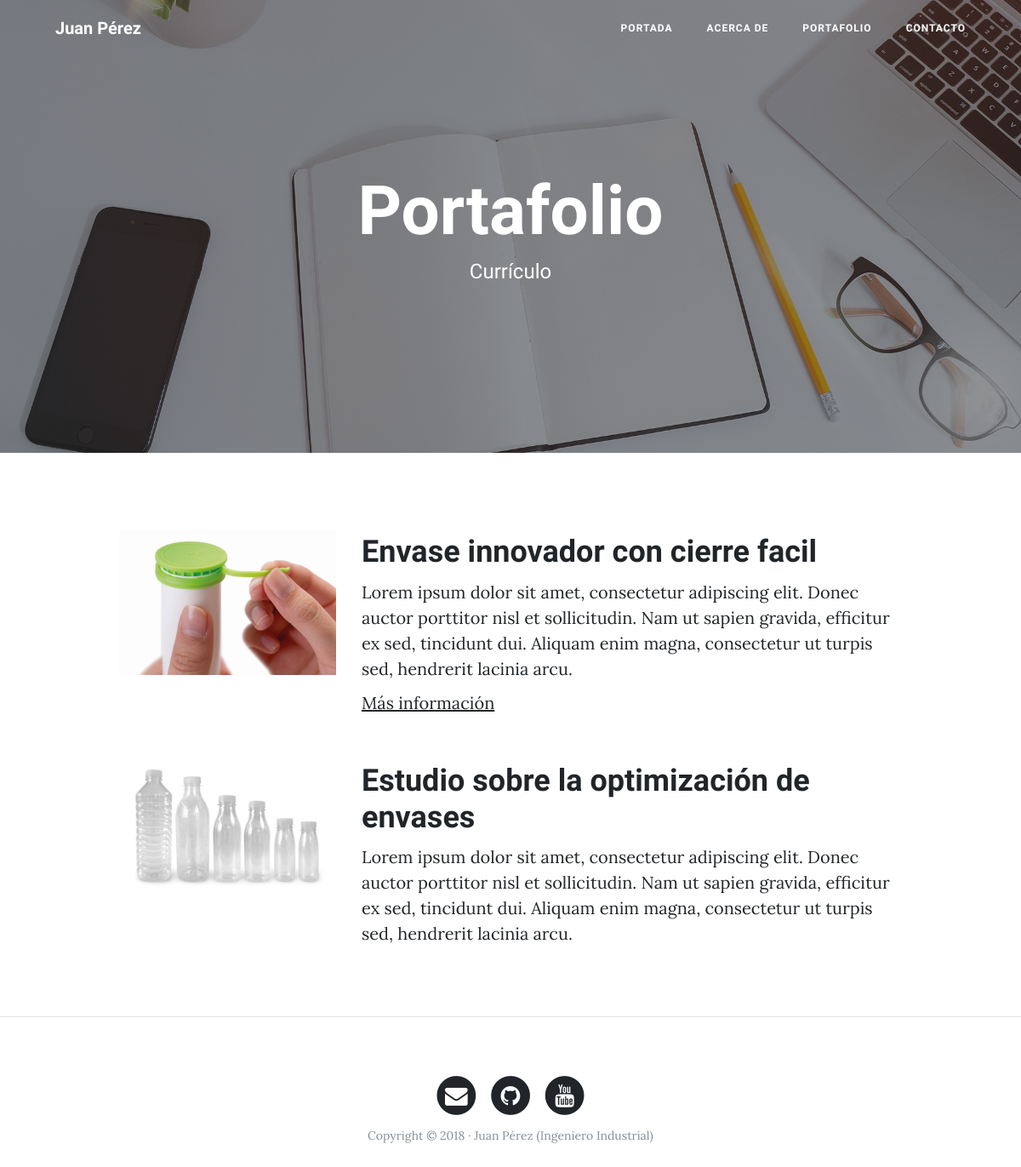
The page /portfolio/ on the database its author committed.
### portfolio/models.py (models this page shows, shortened)
class Project(models.Model):
    title = models.CharField(max_length=200, verbose_name='Titulo')
    description = models.TextField(verbose_name='Descripcion')
    image = models.ImageField( verbose_name='Imagen', upload_to='projects')
    link = models.URLField(verbose_name='Direccion Web', null=True, blank=True)
    created = models.DateTimeField(auto_now_add=True, verbose_name='Fecha de creacion')
    updated = models.DateTimeField(auto_now=True, verbose_name='Fecha de edicion')
    class Meta:
        verbose_name='proyecto'
        verbose_name_plural='proyectos'
        ordering = ["-created"]

### portfolio/views.py (the view)
# urls.py: path('portfolio/', portfolio_views.portfolio, name="portfolio"),
def portfolio(request):
    projects = Project.objects.all()
    return render(request, "portfolio/portfolio.html", {'projects':projects})

### portfolio/templates/portfolio/portfolio.html (shortened to what this page needs)
{% extends "core/base.html" %}
{% block background %}{% load static %}{% static 'core/img/portfolio-bg.jpg' %}{% endblock %}
{% block headers %}
<h1>Portafolio</h1>
<span class="subheading">Currículo</span>
{% endblock %}
{% block content %}
  {% for project in projects %}
    <div class="row project">
      <div class="col-lg-3 col-md-4 offset-lg-1">
        <img class="img-fluid" src="{{project.image.url}}" alt="">
      </div>
      <div class="col-lg-7 col-md-8">
        <h2 class="section-heading title">{{project.title}}</h2>
        <p>{{project.description}}</p>
        {% if project.link %}
          <p><a href="{{project.link}}">Más información</a></p>
        {% endif %}
      </div>
    </div>
  {% endfor %}
{% endblock %}

### rows shown on the page
Project: image (picture), title "Envase innovador con cierre facil", description "Lorem ipsum dolor sit amet, consectetur adipiscing elit. Donec auctor porttitor nisl et sollicitudin. Nam ut sapien gravida, efficitur ex sed, tincidunt dui. Aliquam enim magna, consectetur ut turpis sed, hendrerit lacinia arcu."
Project: image (picture), title "Estudio sobre la optimización de envases", description "Lorem ipsum dolor sit amet, consectetur adipiscing elit. Donec auctor porttitor nisl et sollicitudin. Nam ut sapien gravida, efficitur ex sed, tincidunt dui. Aliquam enim magna, consectetur ut turpis sed, hendrerit lacinia arcu."
